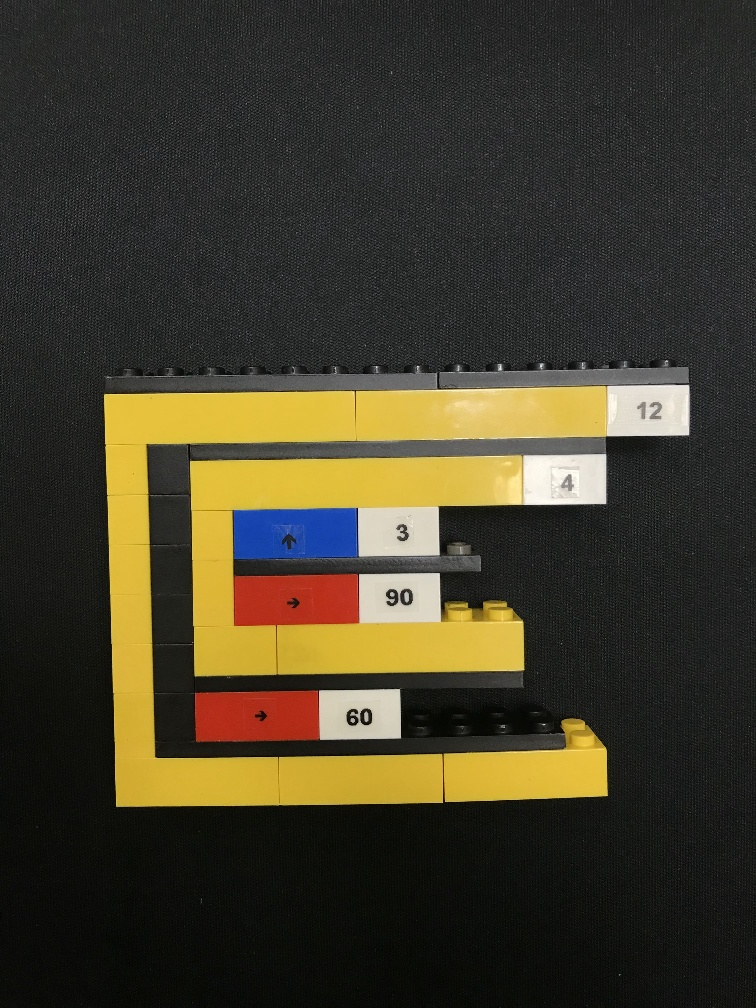
#> input picture positive/alternativementhod/IMG_6138_small.jpg, 756 x 1008 px, given in place of IMG_6138_small_small.jpg, which was not available
$ python extractcode.py --image IMG_6138_small.jpg   (older library calls are emulated)
#> lines starting #> are read from the running program, lines starting #| are printed output that depends on the picture; after the words box and inside, x2 and y2 are one past the last pixel; in counts of white or black regions, pixels touching at a corner belong together; pictures that were not available may be replaced by others from this repository, and a replacement may not be noted
### positive/alternativementhod/shapedetector.py
import cv2

class ShapeDetector:
	def __init__(self):
		pass

	#only need to detect a rectangle or a 8-sided poly (for loop) for this project
	def detect(self, c):
		peri = cv2.arcLength(c,True)
		approx = cv2.approxPolyDP(c, 0.04*peri, True)
		if len(approx) == 4:
			shape = "instruction"
		else:
			shape = "for loop"

### positive/alternativementhod/run_tes.py
import subprocess

# input_img = argv[1]
def run_tesseract(input_img):
	command   = 'tesseract {} stdout --psm 7 digits'.format(input_img)
	print(command)
	proc = subprocess.Popen(command,shell=True, stdout=subprocess.PIPE)
	s    = proc.communicate()[0]
	num  = ''

	for val in list(str(s)):
		if val.isdigit():
			num += val

	return num

### positive/alternativementhod/extractcode.py
from shapedetector import ShapeDetector
from calibrateHSV import Calibrator
from run_tes import run_tesseract
import numpy as np
import cv2
import argparse
from operator import itemgetter
import imutils
import subprocess
import time

ap = argparse.ArgumentParser()
ap.add_argument("-i", "--image", required=True, help="path to input image")
args = vars(ap.parse_args())

shrinkcommand = "python3 shrink.py --image " + args["image"]
subprocess.Popen(shrinkcommand.split(), stdout=subprocess.PIPE)
args["image"] = args["image"].replace(".jpg", "_small.jpg")
#for HSV
time.sleep(0.5)
imgin = cv2.imread(args["image"])
#> imgin is the input picture: shape (1008, 756, 3); mean B, G, R 41.9, 59.6, 65.2
img = cv2.cvtColor(imgin, cv2.COLOR_RGB2HSV);
#> img: shape (1008, 756, 3); mean H, S, V 61.5, 56.5, 67.4

#for RGB
#img = cv2.imread(args["image"])

#boundaries are in the order of Red, Yellow, Green, Blue
boundaries = [i for i in range(4)]
#change the ranges for green to be RGB
boundaries[3] = ([116,20,20], [120,255,255])
boundaries[1] = ([90,50,50], [99,255,255])
boundaries[2] = ([41, 68, 24], [112,166,106])
boundaries[0] = ([7,20,20], [14,255,255])
#boundaries = [(220,250),(85,140),(40,70),(0,20),(65,115)]
#boundaries = [([115,100,195] , [120,190,230]),([89,0,0] , [94,255,255]),([42,0,0] , [47,255,255]),([5,0,0] ,[15,255,255]),([95,0,0],[110,255,255])]
#boundaries = [([110,0,0] , [120,255,255]),([89,0,0] , [94,255,255]),([42,0,0] , [47,255,255]),([5,0,0] ,[15,255,255]),([95,0,0],[110,255,255])]
#boundaries = [([110,0,50] , [120,255,255]),([89,0,50] , [94,255,255]),([42,0,50] , [47,255,255]),([5,0,50] ,[15,255,255]),([95,0,50],[110,255,255])]

#list of RGB (BGR in numpy)boundaries for the colors in the following order: Blue, Green, Yellow, Red, White
#boundaries = [
#        ([100, 41, 21], [192, 102, 70]),
#        ([41, 68, 24], [112,166,106]),
#        ([70, 183, 120], [115, 253, 255]),
#        ([29,39,140], [100,100,255]),
#        ([160, 180, 185], [255, 255, 255])
#]


#array for the number of times an instruction has been output to the text file, to keep track of which instructions have already been accounted for
instructs = []
i = 0
inst = 0
#abr = ['b','g','y','r','w']
abr = ['b','y','g','r']
instrwidth = 0
instrheight = 0
for (lower, upper) in boundaries:
	lower = np.array(lower, dtype='uint8')
	upper = np.array(upper, dtype='uint8')

	if i != 2:
		mask = cv2.inRange(img, lower, upper)
		output = cv2.bitwise_and(img, img, mask=mask)
	else:#use RGB for green
		tempimg = cv2.cvtColor(img, cv2.COLOR_HSV2RGB);
		mask = cv2.inRange(tempimg, lower, upper);
		output = cv2.bitwise_and(img, img, mask=mask)
	#shape detection
	if i == 3:
		preoutput = output
		cv2.cvtColor(output, cv2.COLOR_HSV2RGB)
		cv2.cvtColor(output, cv2.COLOR_RGB2GRAY)
	resized = imutils.resize(output, width=300)
	ratio = output.shape[0] / float(resized.shape[0])

	#for HSV
	temp = cv2.cvtColor(resized, cv2.COLOR_HSV2RGB)
	gray = cv2.cvtColor(temp, cv2.COLOR_RGB2GRAY)

	if i==2:
		#for RGB
		gray = cv2.cvtColor(resized, cv2.COLOR_RGB2GRAY)
	blurred = cv2.GaussianBlur(gray, (5,5), 0)
	thresh = cv2.threshold(blurred, 60, 255, cv2.THRESH_BINARY)[1]

	cnts = cv2.findContours(thresh.copy(), cv2.RETR_EXTERNAL,
        cv2.CHAIN_APPROX_SIMPLE)
	cnts = cnts[0] if imutils.is_cv2() else cnts[1]
	sd = ShapeDetector()
	ccount = 0
	for c in cnts:
		shape = sd.detect(c)

		c = c.astype("float")
		c *= ratio
		c = c.astype("int")
		x,y,w,h = cv2.boundingRect(c)

		cv2.drawContours(output, [c], -1, (0,255,0), 2)
		instructs.append([abr[i], y, 0, 0])

		if(abr[i] == 'y'):
			instructs.append(['y', y+h, 1, ''])
		if(abr[i] != 'y'):
			instrwidth = w
			instrheight = h
			numROI = imgin[y+5: y + h-5, x+w+5: x+w+int(w/2)]
		elif(abr[i] == 'y'):
			numROI = imgin[y+5: y+instrheight-5, x+w+5: x+w+int(instrwidth/2) - 5 ]
		cv2.imwrite("ROI.tiff", numROI)
		x = run_tesseract('ROI.tiff')
		instructs[inst][3] = x
		if(abr[i] == 'y'):
			instructs[inst+1][3] = x
			inst +=2
		else:
			inst += 1
		ccount += 1
	#end shape detetion script
	i += 1
#> this loop made 4 passes
#> cnts on pass 3: 0 contours
#> pass 1, `mask = cv2.inRange(img, lower, upper)`:
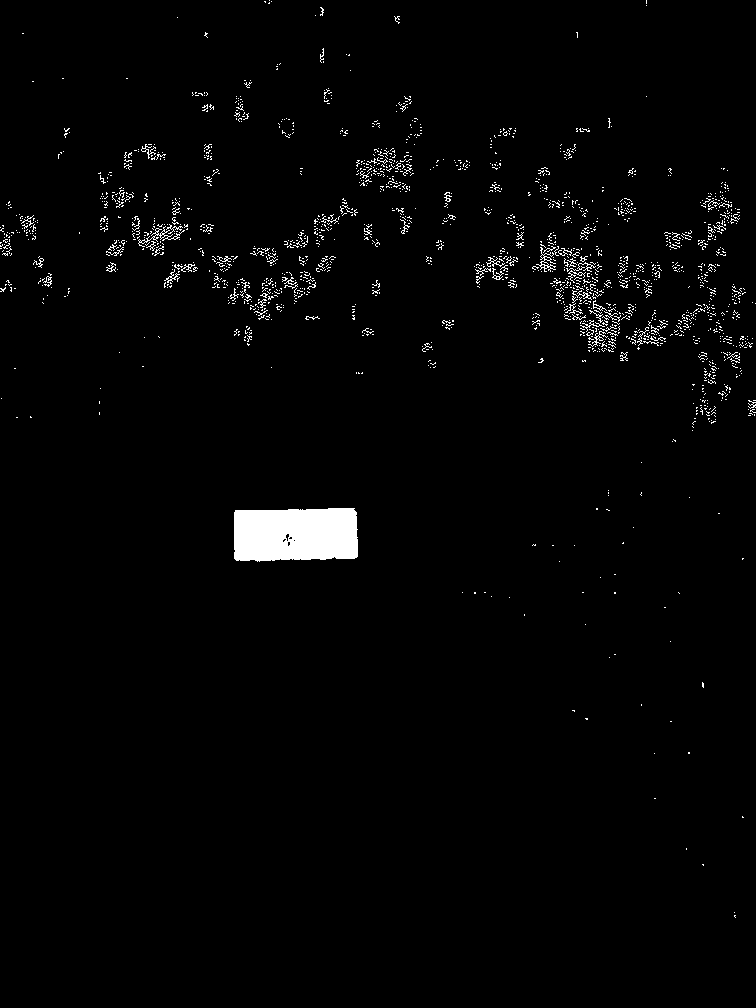
#> mask: shape (1008, 756); 1.9% white; 1815 white regions (1753 under 20 px), largest, box (x1, y1, x2, y2) and area: (234, 508, 358, 562) 6200, (138, 226, 185, 247) 158, (536, 247, 556, 272) 126
#> pass 1, `temp = cv2.cvtColor(resized, cv2.COLOR_HSV2RGB)`:
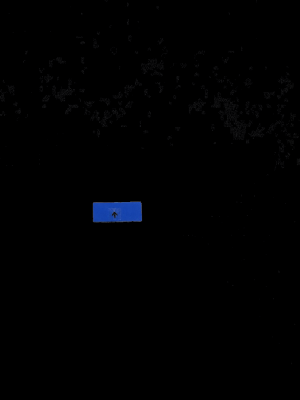
#> temp: shape (400, 300, 3); mean B, G, R 1.7, 0.9, 0.6
#> after the loop:
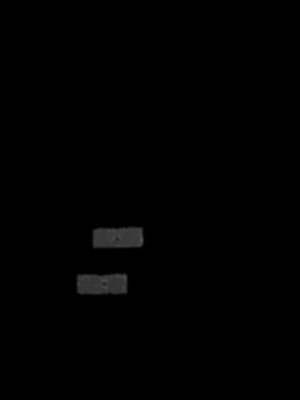
#> blurred: shape (400, 300); min 0, max 83, mean 0.9
#> after the loop: output: shape (1008, 756, 3); mean H, S, V 1.4, 3.3, 2.2
#> after the loop: resized: shape (400, 300, 3); mean H, S, V 1.7, 3.1, 2.6
#> after the loop, c = [[309, 577], [307, 579], [302, 579], [304, 582], [307, 579], [317, 579], [315, 579], [312, 577]]; i = 4; inst = 24; instructs = 24 items, first 6: ['b', 509, 0, ''], ['y', 453, 0, ''], ['y', 676, 1, ''], ['y', 385, 0, ''], ['y', 804, 1, ''], ['r', 720, 0, '']
instructs.sort(key=itemgetter(1))
inloopcount = 0

code = open("codetest.txt", 'w')
codestring = ''
for lines in instructs:
	if(lines[0] == 'b'):
		code.write('f,' + str(lines[3]) + ' ')
		codestring += 'f,' + str(lines[3]) + ' '
	elif(lines[0] == 'g'):
		code.write('l,' + str(lines[3]) + ' ')
		codestring += 'l,' + str(lines[3]) + ' '
	elif(lines[0] == 'y' and lines[2] == 0):
		#beginning of for loop
		code.write('(,' + str(lines[3]) + ' ')
		codestring += '(,' + str(lines[3]) + ' '
	elif(lines[0] == 'y' and lines[2] == 1):
		#end of for loop
		code.write('),' + str(lines[3]) + ' ')
		codestring += '),' + str(lines[3]) + ' '
	elif(lines[0] == 'r'):
		code.write('r,' + str(lines[3]) + ' ')
		codestring += 'r,' + str(lines[3]) + ' '
	else:
		code.write('number\n')
#> this loop made 24 passes
#> (lines, codestring) on passes 1 to 11: (['y', 385, 0, ''], '(, '), (['y', 453, 0, ''], '(, (, '), (['b', 509, 0, ''], '(, (, f, '), (['r', 577, 0, ''], '(, (, f, r, '), (['r', 577, 0, ''], '(, (, f, r, r, '), (['r', 579, 0, ''], '(, (, f, r, r, r, '), (['r', 579, 0, ''], '(, (, f, r, r, r, r, '), (['r', 589, 0, ''], '(, (, f, r, r, r, r, r, '), (['r', 604, 0, ''], '(, (, f, r, r, r, r, r, r, '), (['r', 617, 0, ''], '(, (, f, r, r, r, r, r, r, r, '), (['r', 617, 0, ''], '(, (, f, r, r, r, r, r, r, r, r, ')
#> lines on passes 14 to 19: ['r', 695, 0, ''], ['r', 695, 0, ''], ['r', 695, 0, ''], ['r', 700, 0, ''], ['r', 703, 0, ''], ['r', 713, 0, '']
print(codestring)
#| (, (, f, r, r, r, r, r, r, r, r, ), r, r, r, r, r, r, r, r, r, r, r, ),

$ run again, on positive/alternativementhod/IMG_6140_small.jpg
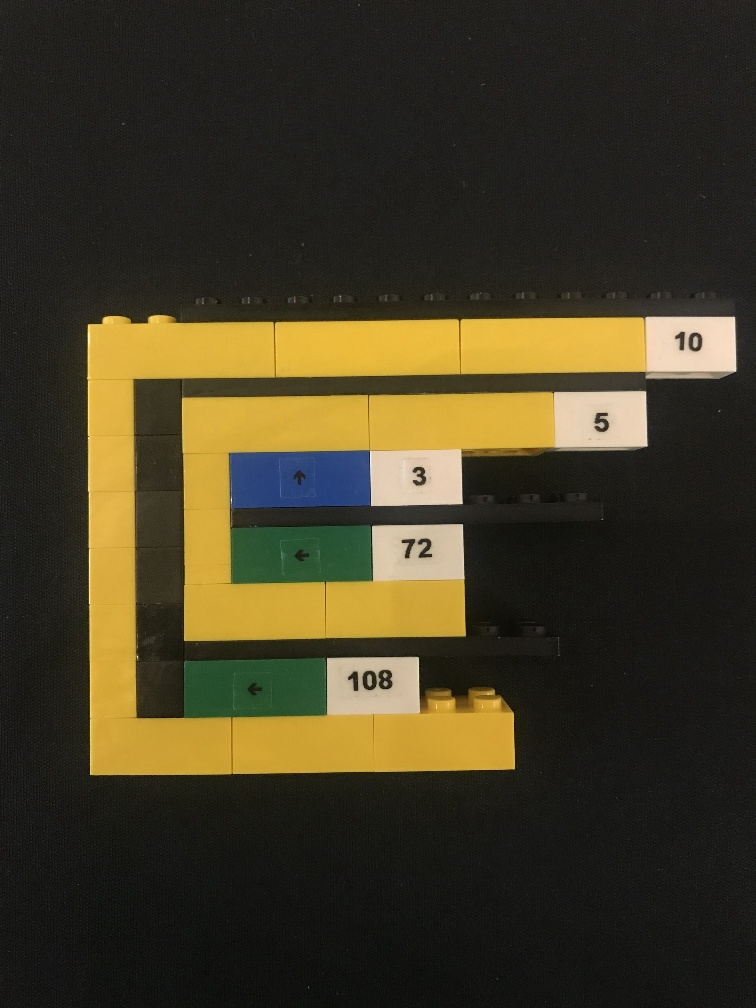
#> input picture positive/alternativementhod/IMG_6140_small.jpg, 756 x 1008 px, given in place of IMG_6140_small_small.jpg, which was not available
#> imgin is the input picture: shape (1008, 756, 3); mean B, G, R 36.3, 58, 65.1
#> img: shape (1008, 756, 3); mean H, S, V 92.5, 69.9, 66.8
#> the loop `for (lower, upper) in boundaries:` made 4 passes
#> cnts on pass 4: 0 contours
#> pass 1, `mask = cv2.inRange(img, lower, upper)`:
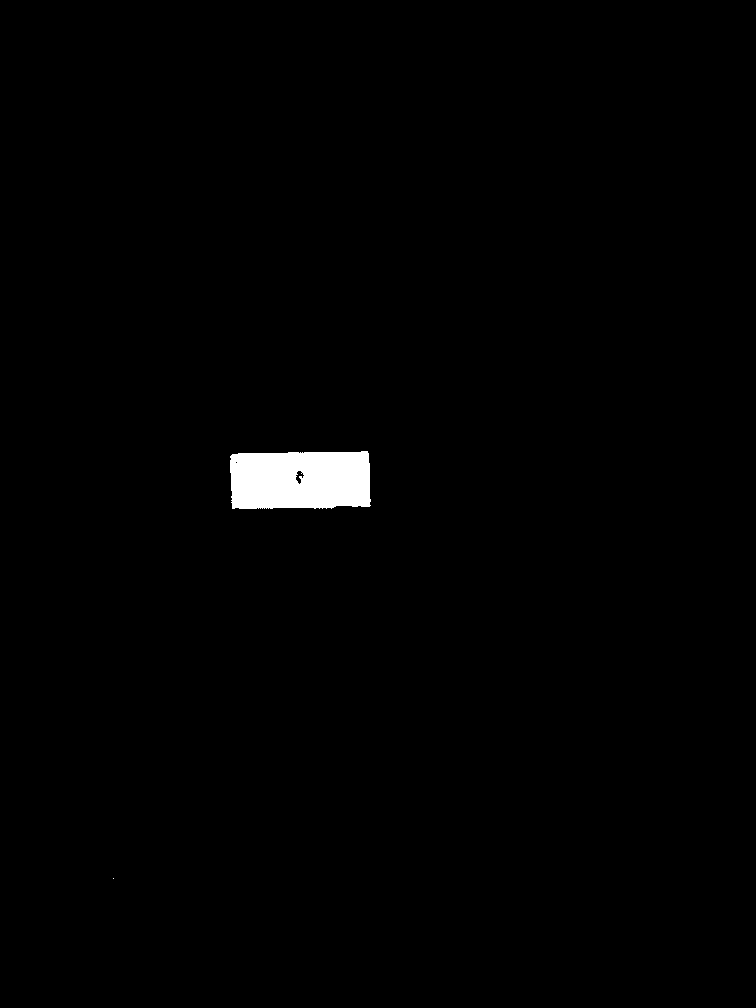
#> mask: shape (1008, 756); 1% white; 2 white regions (1 under 20 px), largest, box (x1, y1, x2, y2) and area: (230, 451, 371, 509) 7644
#> after the loop `for (lower, upper) in boundaries:`: c = 15 rows, first 8: [289, 526], [287, 529], [234, 529], [231, 531], [231, 577], [234, 579], [249, 579], [252, 577]; i = 4; inst = 7; instructs = [['b', 453, 0, ''], ['y', 388, 0, ''], ['y', 641, 1, ''], ['y', 315, 0, ''], ['y', 774, 1, ''], ['g', 660, 0, ''], ['g', 526, 0, '']]
#> the loop `for lines in instructs:` made 7 passes
#| (, (, f, l, ), l, ),
